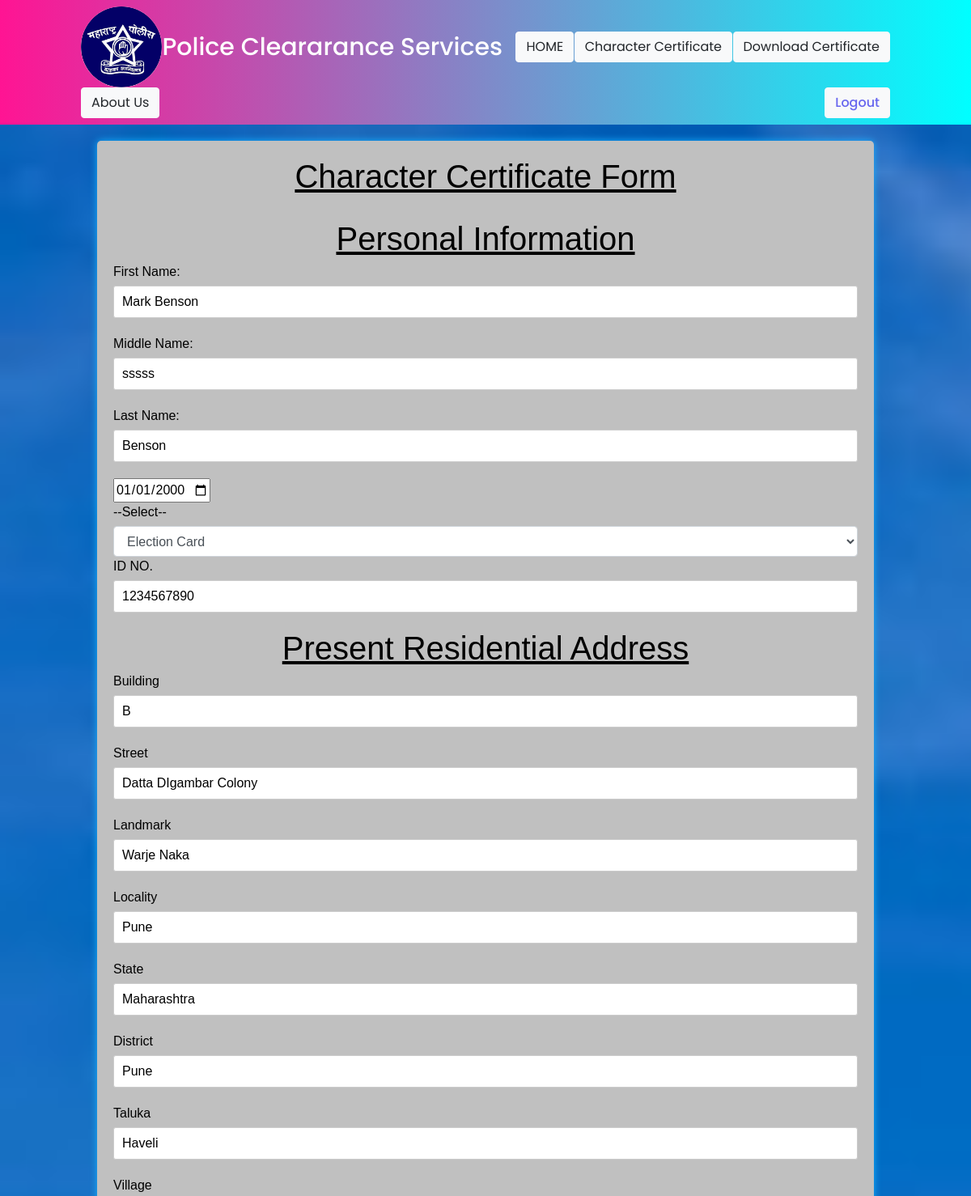
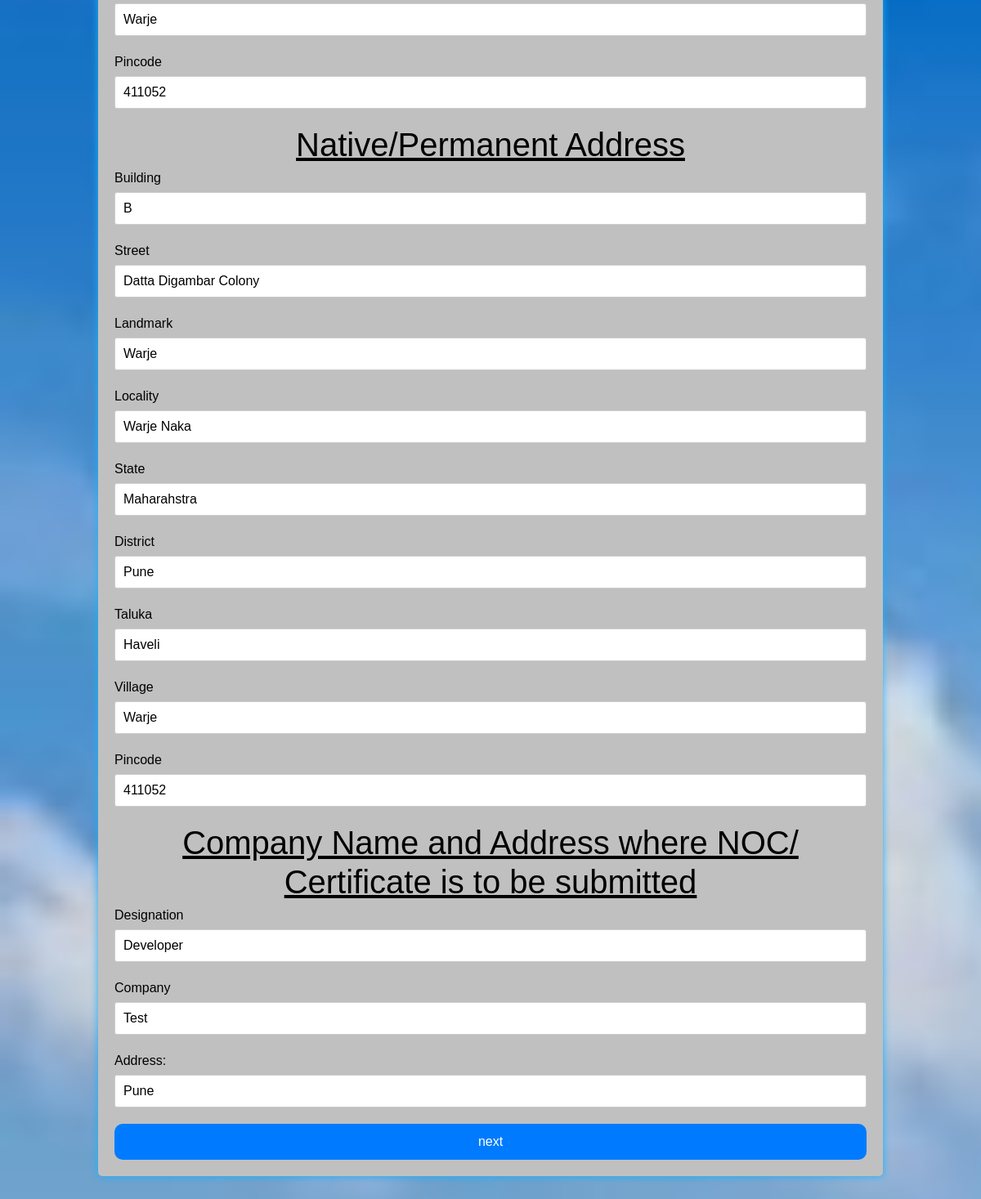
/character.php (signed in), run on the app's committed database (2 pictures, top to bottom).
### tables this page shows
CREATE TABLE `character_certificate` (
  `application_id` int(11) NOT NULL,
  `user_id` int(11) DEFAULT NULL,
  `is_approved` tinyint(1) DEFAULT 0,
  `first_name` text NOT NULL,
  `middle_name` text NOT NULL,
  `last_name` text NOT NULL,
  `birth_date` date NOT NULL,
  `select_doc` text NOT NULL,
  `idnoof_doc` varchar(12) NOT NULL,
  `present_building` text NOT NULL,
  `present_street` text NOT NULL,
  `present_landmark` text NOT NULL,
  `present_locality` text NOT NULL,
  `present_state` text NOT NULL,
  `present_district` text NOT NULL,
  `present_taluka` text NOT NULL,
  `present_village` text NOT NULL,
  `present_pincode` int(6) NOT NULL,
  `permanent_building` text NOT NULL,
  `permanent_street` text NOT NULL,
  `permanent_landmark` text NOT NULL,
  `permanent_locality` text NOT NULL,
  `permanent_state` text NOT NULL,
  `permanent_disrtict` text NOT NULL,
  `permanent_taluka` text NOT NULL,
  `permanent_village` text NOT NULL,
  `permanent_pincode` int(6) NOT NULL,
  `company_user_designation` text NOT NULL,
  `company_name` text NOT NULL,
  `company_address` text NOT NULL
);

### character.php (the view, shortened to what this page needs)
<!DOCTYPE html>
<html lang="en">
<head>
    <link rel="stylesheet" href="https://stackpath.bootstrapcdn.com/bootstrap/4.5.2/css/bootstrap.min.css">
    <link rel="stylesheet" href="https://cdnjs.cloudflare.com/ajax/libs/font-awesome/5.15.4/css/all.min.css">
</head>
<body>
<nav class="navbar">
        <img src="maharashtrapolice.jpeg" alt="logo">
        <a class="navbar-brand" href="#">Police Cleararance Services</a>
        <a href="home.php"  class="btn btn-light">HOME</a>
        <a href="character.php" class="btn btn-light">Character Certificate</a>
        <a href="#" class="btn btn-light">Download Certificate</a>
        <a href="about.php" class="btn btn-light">About Us</a>
        <button type="button" class="btn btn-light"><a href="logout-user.php">Logout</a></button>
    </nav>
	<?php
		include 'connection.php';
		$user_id = $_SESSION['user_id'];
		$check_query = "SELECT * FROM character_certificate WHERE user_id = $user_id ";
		if($result = mysqli_query($con,$check_query)){
			if(mysqli_num_rows($result)){
				while($row = $result->fetch_assoc()){
					$firstName = $row["first_name"];
					$middleName = $row["middle_name"];
					$lastName = $row["last_name"];
					$idType = $row["select_doc"];
					$idNumber = $row["idnoof_doc"];
					$present_building = $row["present_building"];
					$present_street = $row["present_street"];
					$present_landmark = $row["present_landmark"];
					$present_locality = $row["present_locality"];
					$present_state = $row["present_state"];
					$present_district = $row["present_district"];
					$present_taluka = $row["present_taluka"];
					$present_village = $row["present_village"];
					$present_pincode = $row["present_pincode"];
					$permanent_building = $row["permanent_building"];
					$permanent_street = $row["permanent_street"];
					$permanent_landmark = $row["permanent_landmark"];
					$permanent_locality = $row["permanent_locality"];
					$permanent_state = $row["permanent_state"];
					$permanent_district = $row["permanent_disrtict"];
					$permanent_taluka = $row["permanent_taluka"];
					$permanent_village = $row["permanent_village"];
					$permanent_pincode = $row["permanent_pincode"];
					$designation = $row["company_user_designation"];
					$company = $row["company_name"];
					$address_company = $row["company_address"];
				}
			}
		}
	?>
    <div class="form-container">
        <h1>Character Certificate Form</h1>
        <form action="char.php" method="post"><br>
            <section>
            <h1>Personal Information</h1>
            <label for="first_name">First Name:</label>
            <input type="text" id="first_name" name="first_name" value="<?php echo@$firstName; ?>" required>
            <label for="middle_name">Middle Name:</label>
            <input type="text" id="middle_name" name="middle_name" value="<?php echo@$middleName; ?>" required>
            <label for="last_name">Last Name:</label>
            <input type="text" id="last_name" name="last_name" value="<?php echo@$lastName; ?>" required>
            <input type="date" id="birthdate" name="birthdate" value="2000-01-01" min="1900-01-01" max="2100-12-31">
            <label for="ID">--Select--</label>
            <select placeholder="--Select--" name="ID" [(ngModel)]="ID" class="form-control" #ID="ngModel" required><br>
				<?php
				$selcted1 = $selcted2 = $selcted3 = $selcted4 = '';
				if($idType == 'electioncard'){
					$selcted2 = 'selected';
				}
				?>
				<option <?php echo $selcted2; ?> value="electioncard">Election Card</option>
            </select>
            <label for="idno">ID NO.</label>
            <input type="text" id="idno" name="idno" value="<?php echo@$idNumber; ?>" required>
        </section>
        <section>
            <h1>Present Residential Address</h1>
            <label for="present_building">Building</label>
            <input type="text" id="present_building" name="present_building" value="<?php echo @$present_building; ?>" required>
            <label for="present_street">Street</label>
            <input type="text" id="present_street" name="present_street" value="<?php echo @$present_street; ?>" required>
            <label for="present_landmark">Landmark</label>
            <input type="text" id="present_landmark" name="present_landmark" value="<?php echo @$present_landmark; ?>" required>
            <label for="present_locality">Locality</label>
            <input type="text" id="present_locality" name="present_locality" value="<?php echo @$present_locality; ?>" required>
            <label for="present_state">State</label>
            <input type="text" id="present_state" name="present_state" value="<?php echo @$present_state; ?>" required>
            <label for="present_district">District</label>
            <input type="text" id="present_district" name="present_district" value="<?php echo @$present_district; ?>" required>
            <label for="present_taluka">Taluka</label>
            <input type="text" id="present_taluka" name="present_taluka" value="<?php echo @$present_taluka; ?>" required>
            <label for="present_village">Village</label>
            <input type="text" id="present_village" name="present_village" value="<?php echo @$present_village; ?>" required>
            <label for="present_pincode">Pincode</label>
            <input type="text" id="present_pincode" name="present_pincode" value="<?php echo @$present_pincode; ?>" required>
        </section>
        <section>
            <h1>Native/Permanent Address</h1>
            <label for="permanent_building">Building</label>
            <input type="text" id="permanent_building" name="permanent_building" value="<?php echo @$permanent_building; ?>" required>
            <label for="permanent_street">Street</label>
            <input type="text" id="permanent_street" name="permanent_street" value="<?php echo @$permanent_street; ?>" required>
            <label for="permanent_landmark">Landmark</label>
            <input type="text" id="permanent_landmark" name="permanent_landmark" value="<?php echo @$permanent_landmark; ?>" required>
            <label for="permanent_locality">Locality</label>
            <input type="text" id="permanent_locality" name="permanent_locality" value="<?php echo @$permanent_locality; ?>" required>
            <label for="permanent_state">State</label>
            <input type="text" id="permanent_state" name="permanent_state" value="<?php echo @$permanent_state; ?>" required>
            <label for="permanent_district">District</label>
            <input type="text" id="permanent_district" name="permanent_district" value="<?php echo @$permanent_district; ?>" required>
            <label for="permanent_taluka">Taluka</label>
            <input type="text" id="permanent_taluka" name="permanent_taluka" value="<?php echo @$permanent_taluka; ?>" required>
            <label for="permanent_village">Village</label>
            <input type="text" id="permanent_village" name="permanent_village" value="<?php echo @$permanent_village; ?>" required>
            <label for="permanent_pincode">Pincode</label>
            <input type="text" id="permanent_pincode" name="permanent_pincode" value="<?php echo @$permanent_pincode; ?>" required>
        </section>
        <section>
            <h1>Company Name and Address where NOC/ Certificate is to be submitted</h1>
            <label for="designation">Designation</label>
            <input type="text" id="designation" name="designation" value="<?php echo @$designation; ?>" required>
            <label for="company">Company</label>
            <input type="text" id="company" name="company" value="<?php echo @$company; ?>" required>
            <label for="address_company">Address:</label>
            <input type="text" id="address_company" name="address_company" value="<?php echo @$address_company; ?>"  required>
        </section>
            <input type="submit" name="next"  value="next">
        </form>
    </div>
</body>
</body>
</html>

### character.php (style rules this page uses)
nav { padding-left: 100px!important; padding-right: 100px!important; background: linear-gradient(90deg,deeppink,cyan); font-family: 'Poppins', sans-serif; }
nav a.navbar-brand { color: #fff; font-size: 30px!important; font-weight: 500; }
.navbar { position:sticky; top:0; z-index: 210; text:var(--white); }
button a { color: #6665ee; font-weight: 500; }
nav img { max-width: 100px; height:auto; vertical-align:middle; overflow: hidden; border-radius: 50%; background-size:circle; }
body { font-family: Arial, sans-serif; background-image: url(Lalmahalimage.jpg); background-attachment: fixed; background-size:100%; background-size:cover; }
h1 { margin-bottom: 5px; color: black; text-align:center; text-decoration: underline; font: bold; }
.form-container { width:80%; align-items: center; margin: 20px auto; backdrop-filter: blur(50px); box-shadow: 0 0 10px rgb(22, 177, 254); padding: 20px; background-color:silver; border-radius: 8px; animation: slideIn 1s ease-in-out; border-radius: 5px; }
.form-control { width:100%; }
label { align-items: center; display: flex; margin-bottom: 5px; color: black; }
input[type="text"], textarea { align-items: center; height: 90%; width: 100%; color: #000; padding: 10px; margin-bottom: 20px; border: 1px solid #ccc; border-radius: 3px; }
input[type="submit"] { align-items: center; width: 100%; padding: 10px; background-color: #007bff; color: white; border: none; border-radius: 10px; cursor: pointer; }

### data on the page
character_certificate: first_name "Mark Benson", middle_name "sssss", last_name "Benson", idno "1234567890", present_building "B", present_street "Datta DIgambar Colony", present_landmark "Warje Naka", present_locality "Pune", present_state "Maharashtra", present_district "Pune", present_taluka "Haveli", present_village "Warje", present_pincode "411052", permanent_building "B", permanent_street "Datta Digambar Colony", permanent_landmark "Warje", permanent_locality "Warje Naka", permanent_state "Maharahstra", permanent_district "Pune", permanent_taluka "Haveli", permanent_village "Warje", permanent_pincode "411052", designation "Developer", company "Test", address_company "Pune"
